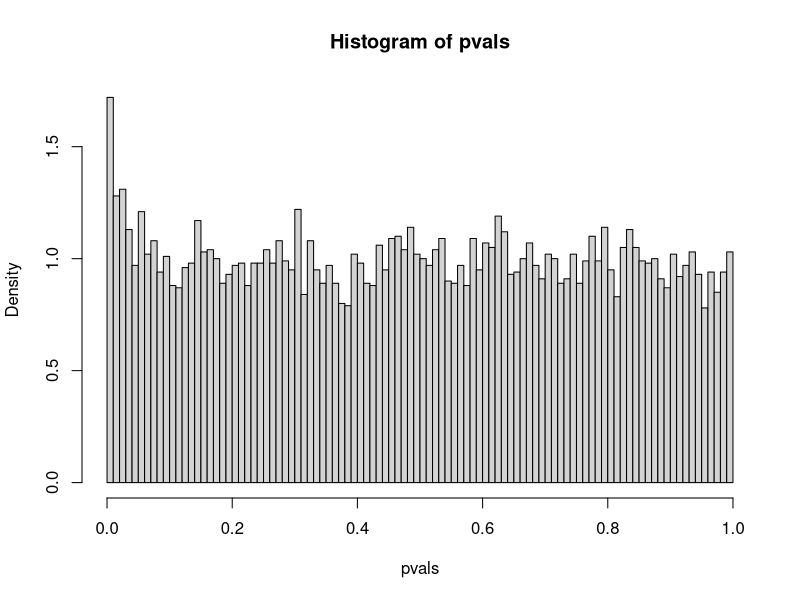

Reproduce this figure in R. (Note: this script raises an error after producing the figure.)
## ---- chunk 1
pvals = rep(1, times = 10000)
for(i in 1:10000){
  x = rnorm(20)
  pvals[i] = 2*pnorm(-abs(mean(x)/(sd(x)/sqrt(20))))
}
hist(pvals, breaks = 100, probability = TRUE)
## ---- chunk 2
knitr::include_graphics("PValueDistribution2.jpg")
